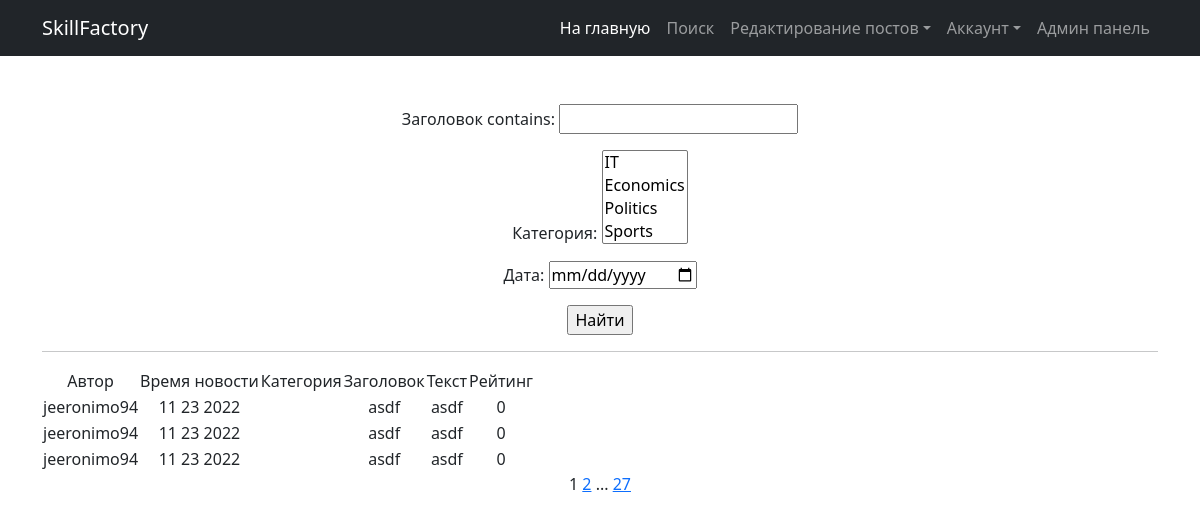
The app's page /news/search/ with its own data.
### news/models.py (models this page shows, shortened)
class Category(models.Model):
    category = models.CharField(max_length=64, unique=True, )
    subscribers = models.ManyToManyField(User, related_name='categories')
    def __str__(self):
        return f'{self.category}'
    class Meta:
        verbose_name = 'Категория'
        verbose_name_plural = 'Категории'

class Post(models.Model):
    NEWS = 'NW'
    ARTICLE = 'AR'
    CATEGORIES = [
        (NEWS, 'Новость'),
        (ARTICLE, 'статья'),
    ]
    author = models.ForeignKey(Author, on_delete=models.CASCADE, verbose_name='Автор')
    categoryType = models.CharField(max_length=2, choices=CATEGORIES, default=NEWS, blank=False, verbose_name='Тип')
    date_time = models.DateTimeField(auto_now_add=True)
    category = models.ManyToManyField("Category", through="PostCategory", verbose_name='Категория')
    title = models.CharField(max_length=64, verbose_name='Заголовок')
    text = models.TextField(verbose_name='Текст')
    rating = models.SmallIntegerField(default=0, verbose_name='Рейтинг')
    class Meta:
        verbose_name = 'Пост'
        verbose_name_plural = 'Посты'

class Author(models.Model):
    authorUser = models.OneToOneField(User, on_delete=models.CASCADE)
    authorRating = models.SmallIntegerField(default=0)
    def __str__(self):
        return self.authorUser.username
    class Meta:
        verbose_name = 'Автор'
        verbose_name_plural = 'Авторы'

### news/views.py (the view)
# urls.py: path('news/search/', SearchList.as_view(), name='search_list'),
class SearchList(ListView):
    model = Post
    ordering = '-date_time'
    template_name = 'news_search.html'
    context_object_name = 'news'
    paginate_by = 3
    def get_queryset(self):
        queryset = super().get_queryset()
        self.filterset = PostFilter(self.request.GET, queryset)
        return self.filterset.qs
    def get_context_data(self, **kwargs):
        context = super().get_context_data(**kwargs)
        context['filterset'] = self.filterset
        return context

### news/templates/news/news_search.html (shortened to what this page needs)
{% extends 'news/news.html' %}
{% load tags %}
{% block content %}
{% block search %}
<form action="" method="get">
{{ filterset.form.as_p }}
<input type="submit" value="Найти" />
</form>
<hr>
{% if news %}
<table>
    <tr>
        <td>
            Автор
        </td>
        <td>
            Время новости
        </td>
        <td>
            Категория
        </td>
        <td>
            Заголовок
        </td>
        <td>
            Текст
        </td>
        <td>
            Рейтинг
        </td>
    </tr>
    {% for new in news %}
    <tr>
        <td>{{ new.author }}</td>
        <td>{{ new.date_time|date:'m d Y'}}
        <td>
        </td>
        <td>{{ new.title }}</td>
        <td>{{ new.text|truncatechars:10 }}</td>
        <td>{{ new.rating }}</td>
    </tr>
    {% endfor %}
</table>
{% else %}
<h2>Новостей нет!</h2>
{% endif %}
{{ page_obj.number }}
{% if page_obj.has_next %}
    <a href="?page={{ page_obj.next_page_number }}"> {{ page_obj.next_page_number }}</a>
    {% if paginator.num_pages != page_obj.next_page_number %}
        ...
        <a href="?page={{ paginator.num_pages }}"> {{ paginator.num_pages }} </a>
    {% endif %}
{% endif %}
{% endblock search %}
{% endblock content %}

### records on screen
Category: category "IT / Economics / Politics / Sports"
Post: author "jeeronimo94", date_time "11 23 2022", title "asdf", text "asdf", rating "0"
Post: author "jeeronimo94", date_time "11 23 2022", title "asdf", text "asdf", rating "0"
Post: author "jeeronimo94", date_time "11 23 2022", title "asdf", text "asdf", rating "0"

### other values on screen
{{ page_obj.number }} "1"
{{ page_obj.next_page_number }} "2"
{{ paginator.num_pages }} "27"
